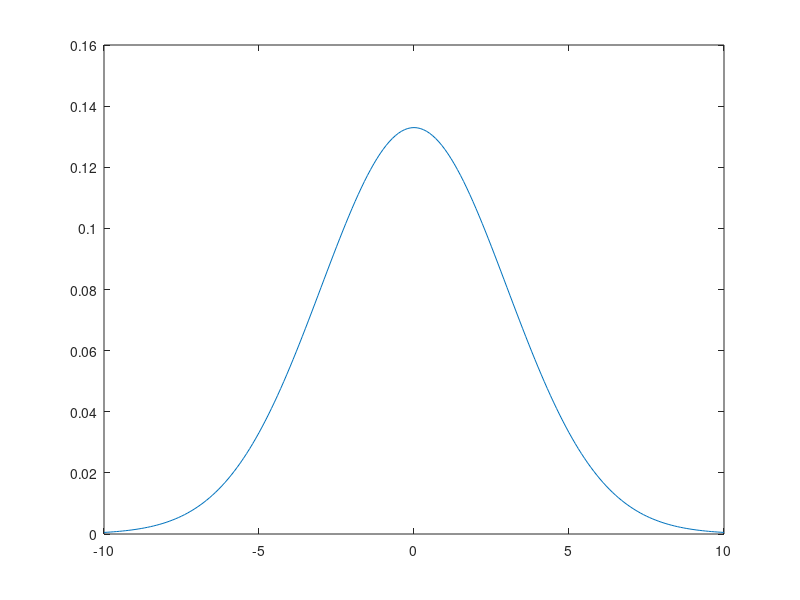

The MATLAB script that drew this image: (Note: this script raises an error after producing the figure.)
%Script to look at minima and maxima
%Add paths
addpath(genpath('/home/krishna/Research/TAG/code'));

%Create Gaussian signal
x = [-10:.1:10];
mu = 0;
sigma = 3;
signal = normpdf(x,mu,sigma);
figure(1);
plot(x,signal)
%axis equal
%Get extrema
[xmax,imax,xmin,imin] = extrema(signal);
hold on

%Create small Gaussian noise
x = [-10:.1:10];
mu = 5;
sigma = 0.1;
noise = normpdf(x,mu,sigma);
plot(x,noise)

%Add noise to signal
noisySignal = signal + 0.1 * noise;
%plot
figure(2)
plot(x,noisySignal)
[xmax,imax,xmin,imin] = extrema(noisySignal);

